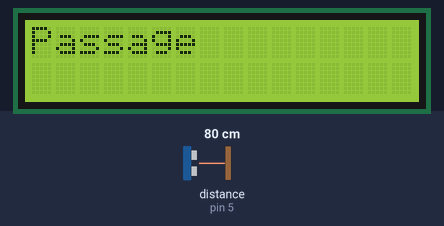
A sketch run on a simulated Arduino Uno, built with avr-gcc and run on an emulated ATmega328P. Shown: 16×2 character LCD. Wiring (inferred from the names in the program): ultrasonic range finder: trigger pin 6; echo pin 5. The inputs (shaded band) are chosen by the test bench; at power-on: distance to the obstacle (sensor on pin 5) 80 cm. The echo pulse lasts 58.3 µs per cm; what the sketch prints to the serial monitor is not drawn.

Above: at 1.08 s.
At 2.2 s:
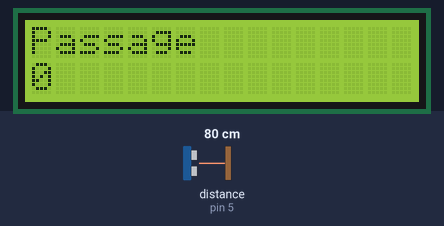
2.3 s: distance to the obstacle (sensor on pin 5) set to 2 cm
At 3.0 s:
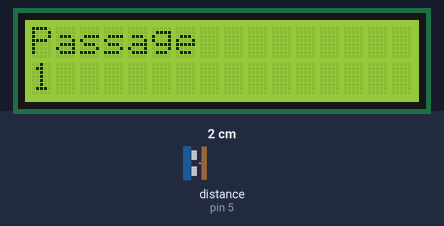
Timing chart, 0 to 5.3 s (numbered marks = the images above; inputs shaded):
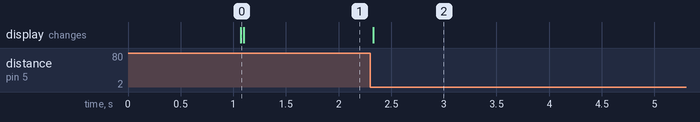

The sketch:

JeCompteEtJaffiche.ino
```cpp
//www.elegoo.com
#include <LiquidCrystal.h>
#include "SR04.h"
#include "string.h"

#define TRIG_PIN 6
#define ECHO_PIN 5
#define RED_LED 4

// initialize the library with the numbers of the interface pins
LiquidCrystal lcd(7, 8, 9, 10, 11, 12);
int position;
long DistanceCurrent;
long DistancePrevious;
long NbPassage;
float RatioDist;
SR04 sr04 = SR04(ECHO_PIN, TRIG_PIN);
char Text[17] = "Passage         ";
int aff_nb;
int i;

void setup() {
  Serial.begin(9600);
  // set up the LCD's number of columns and rows:
  lcd.begin(16, 2);
  DistanceCurrent = 2214;
  DistancePrevious = 2214;
  NbPassage = 0;
  delay(1000);
  lcd.clear();
  lcd.setCursor(0, 0);
  lcd.println(Text);
  lcd.setCursor(0, 1);
  lcd.println("                ");
  lcd.setCursor(0, 1);
}


void loop() {


  DistanceCurrent = sr04.Distance();
  // Vérifier le ratio.
  // Si le ratio est différent de 1 donc il y'a un passage

  RatioDist = DistanceCurrent - DistancePrevious;
  RatioDist = abs (RatioDist);
  if (RatioDist >= 40)
  {
    NbPassage++;
    aff_nb = NbPassage / 2;
    lcd.setCursor(0, 1);
    lcd.print(aff_nb);
        for (i=0; i<3;i++)
        {
        digitalWrite(RED_LED, HIGH);
        delay(100);
        digitalWrite(RED_LED, LOW);
      delay(100);
        }
    //serial begin
    Serial.print("Nombre de passage:");
    Serial.println(aff_nb);

  }
  DistancePrevious = DistanceCurrent;
}
```

SR04.cpp
```cpp
#include "SR04.h"

SR04::SR04(int echoPin, int triggerPin) {
    _echoPin = echoPin;
    _triggerPin = triggerPin;
    pinMode(_echoPin, INPUT);
    pinMode(_triggerPin, OUTPUT);
    _autoMode = false;
    _distance = 999;
}


long SR04::Distance() {
    long d = 0;
    _duration = 0;
    digitalWrite(_triggerPin, LOW);
    delayMicroseconds(2);
    digitalWrite(_triggerPin, HIGH);
    delayMicroseconds(10);
    digitalWrite(_triggerPin, LOW);
    delayMicroseconds(2);
    _duration = pulseIn(_echoPin, HIGH, PULSE_TIMEOUT);
    d = MicrosecondsToCentimeter(_duration);
    delay(25);
    return d;
}

long SR04::DistanceAvg(int wait, int count) {
    long min, max, avg, d;
    min = 999;
    max = 0;
    avg = d = 0;

    if (wait < 25) {
        wait = 25;
    }

    if (count < 1) {
        count = 1;
    }

    for (int x = 0; x < count + 2; x++) {
        d = Distance();

        if (d < min) {
            min = d;
        }

        if (d > max) {
            max = d;
        }

        avg += d;
    }

    // substract highest and lowest value
    avg -= (max + min);
    // calculate average
    avg /= count;
    return avg;
}

void SR04::Ping() {
    _distance = Distance();
}

long SR04::getDistance() {
    return _distance;
}

long SR04::MicrosecondsToCentimeter(long duration) {
    long d = (duration * 100) / 5882;
    //d = (d == 0)?999:d;
    return d;
}
```

SR04.h
```cpp
#ifndef SR04_H
#define SR04_H

#if defined(ARDUINO) && ARDUINO >= 100
	#include "Arduino.h"
#else
	#include "WProgram.h"
#endif
//#include "pins_arduino.h"

#include <inttypes.h>

#define PULSE_TIMEOUT 150000L	// 100ms
#define DEFAULT_DELAY 10
#define DEFAULT_PINGS 5
class SR04 {
public:

	/**
	* Constructor
	* Ultrasonic sensor SR04, four connections pins
	* VCC, ECHO, TRIGGER, GND
	* <br>
	* \param echoPin digital INPUT-Pin for measuring distance
	* \param triggerPin if 10us high a trigger signal is generated from
	*					SR04
	*
	* \return void
	*/
	SR04(int echoPin, int triggerPin);

	/**
	* Do a measurment for this sensor. Return distance as long
	* in centimenter
	* \return long distance in centimeter
	*/
	long Distance();

	/**
	* Do count measurents and calculate the average.
	* To avoid defilement from ow/high peaks, min/max values
	* are substracted from the average
	*
	* \param wait delay between measurements, default = DEFAULT_DELAY/ms
	* \param count number of measurements, default DEFAULT_PINGS
	* \return long distance in centimeter
	**/
	long DistanceAvg(int wait=DEFAULT_DELAY, int count=DEFAULT_PINGS);

	/**
	* Do only a ping. Get result with methode getDistance()
	*
	* \param keine
	*/
	void Ping() ;

	/**
	* return latest distance. Methode Ping() should be called before
	* \param keine
	* \return Distanz in Zentimeter
	*/
	long getDistance();


private:
	/**
	* Do the measurement calculation and return result in centimeter
	* SR04 measure echo time to obstacle and return way.
	* <br>
	* Sound travels with 340m/sec
	* <br>
	* Example: Obstace 100cm away from SR04. Measure time is 100cm to
	* obstacle and 100cm return = 200cm
	* <br>
	* 1sec = 1000ms = 1.000.000uS
	* 1.000.000 / 340 = Distance in microseconds for 100cm
	* 2941uS fuer 100cm = 5882 uS fuer 200cm
	*
	* duration / 5882 * 100 = distance in cm
	*/
	long MicrosecondsToCentimeter(long duration);

	long _currentDistance;
	int _echoPin, _triggerPin;
	long _duration, _distance;
	bool _autoMode;
};
#endif
```

Measured:
- after the input at 2.3 s, the display: changes at once (image 2)
